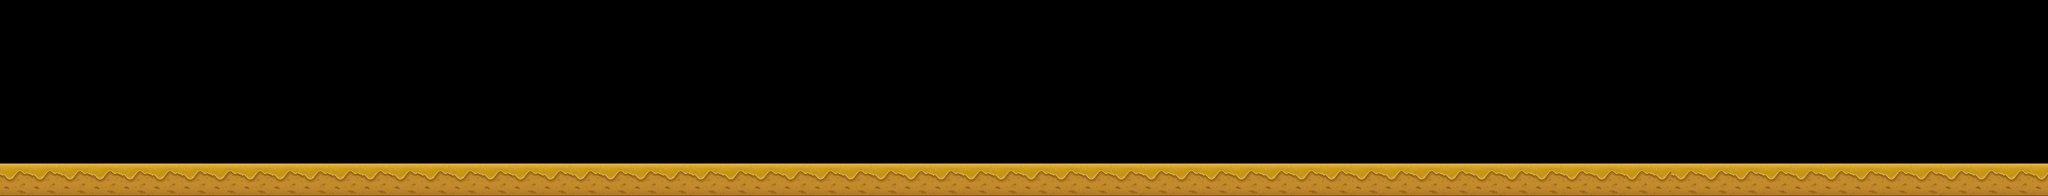

This game map was drawn from its Tiled (.tmx) file and the tilesets committed beside it. A one-line description and the trimmed map source follow:
An orthogonal 250x24 tile map with 30x30 px tiles, 1 tile layer (Tile Layer 1).

<map version="1.0" orientation="orthogonal" width="250" height="24" tilewidth="30" tileheight="30">
 <tileset firstgid="1" name="stage2_base" tilewidth="30" tileheight="30">
  <image source="stage2_base.PNG" width="7500" height="720" />
 </tileset>
 <layer name="Tile Layer 1" width="250" height="24">
  <data>[6000 cells, 6000 non-empty, 4896 distinct tile ids]</data>
 </layer>
</map>
